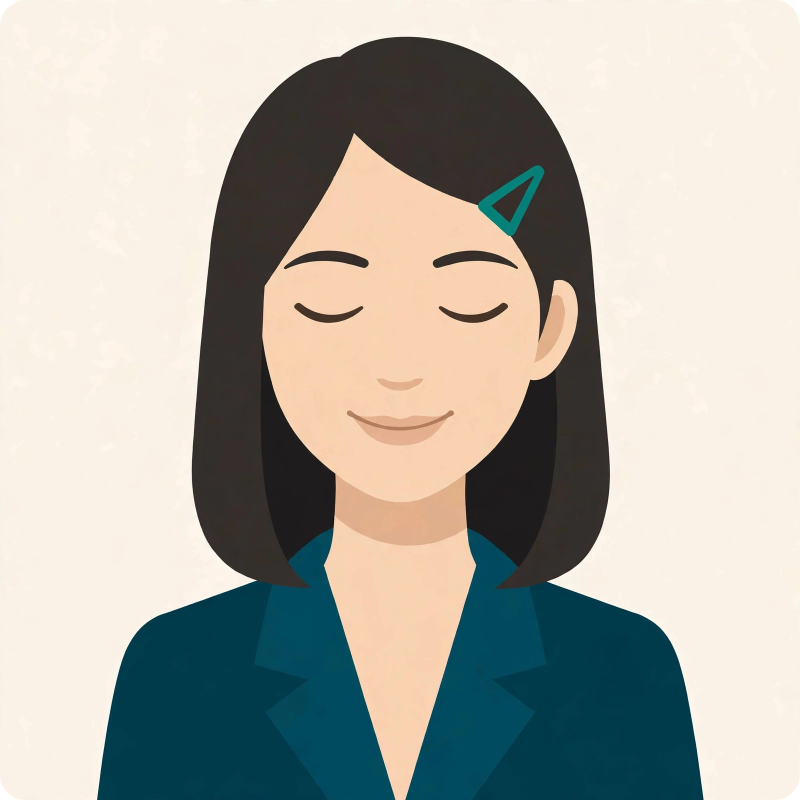
#> input picture media-generation-alice-avatar-blink-0-43e00e73-649a-43db-93e0-f0545296eed1.png, 1600 x 1600 px, given in place of avatar.png, which was not available (shown at 1/2 size)
$ python make_frames2.py
#> lines starting #> are read from the running program, lines starting #| are printed output that depends on the picture; after the words box and inside, x2 and y2 are one past the last pixel; in counts of white or black regions, pixels touching at a corner belong together
from PIL import Image, ImageDraw, ImageFilter
from collections import deque
import numpy as np, glob

B = '/home/hatch/workspace/butler-build/'
def cutout(path):
    src = Image.open(path).convert('RGB').resize((512, 512))
    w, h = src.size
#> w = 512; h = 512
    arr = np.asarray(src).astype(int)
    bg = arr[0, 0].copy()
#> bg = [255, 255, 255]
    cand = np.abs(arr - bg).sum(axis=2) < 60
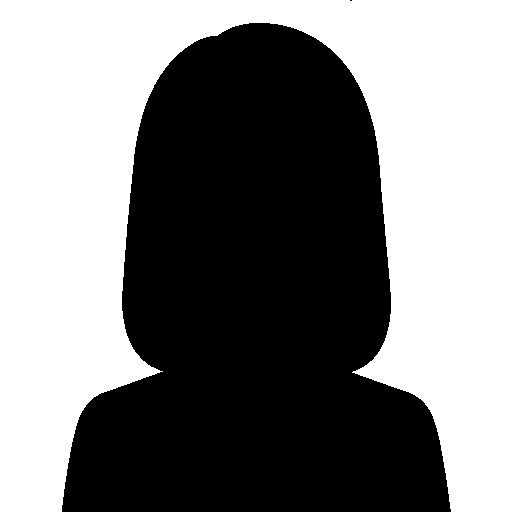
#> cand: shape (512, 512) bool; 50.8% white; 2 black regions (1 under 20 px), largest, box (x1, y1, x2, y2) and area: (62, 23, 451, 512) 129076
    mask = np.zeros((h, w), dtype=bool)
    dq = deque()
    for x in range(w):
        for y in (0, h-1):
            if cand[y, x] and not mask[y, x]: mask[y, x] = True; dq.append((y, x))
#> mask: shape (512, 512) bool; 0.24% white in thin lines or dots
    for y in range(h):
        for x in (0, w-1):
            if cand[y, x] and not mask[y, x]: mask[y, x] = True; dq.append((y, x))
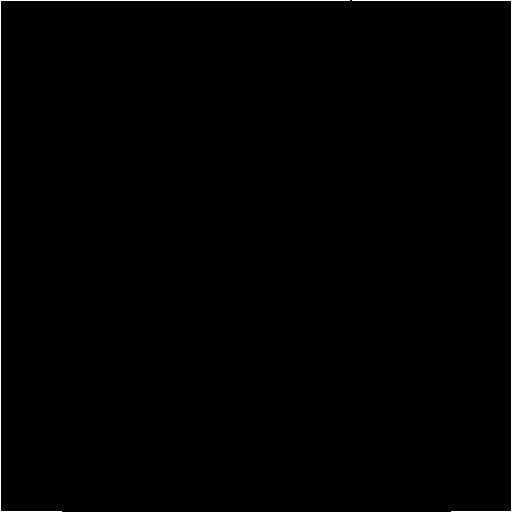
#> mask: shape (512, 512) bool; 0.63% white in thin lines or dots
    while dq:
        y, x = dq.popleft()
        for dy, dx in ((1,0),(-1,0),(0,1),(0,-1)):
            ny, nx = y+dy, x+dx
            if 0 <= ny < h and 0 <= nx < w and cand[ny, nx] and not mask[ny, nx]:
                mask[ny, nx] = True; dq.append((ny, nx))
    alpha = np.where(mask, 0, 255).astype(np.uint8)
    aimg = Image.fromarray(alpha, 'L').filter(ImageFilter.GaussianBlur(1.2))
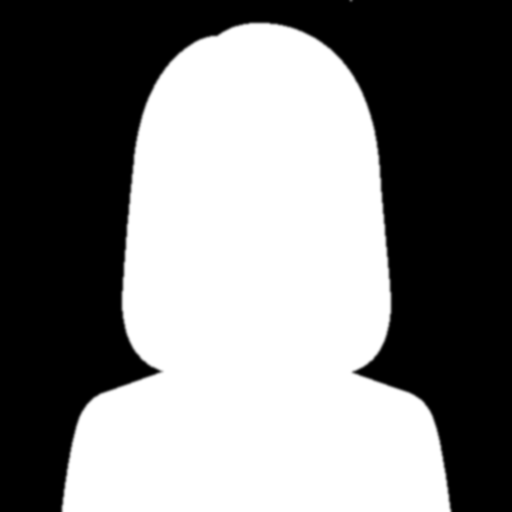
#> aimg: PIL image 512x512 L; min 0, max 255, mean 125.6
    rgba = src.convert('RGBA'); rgba.putalpha(aimg)
    return rgba.crop(aimg.getbbox())

def sticker(im):
    cw, chh = im.size
#> cw = 395; chh = 512
    padX, padTop, strip = 26, 20, 40
    W, H = cw + padX*2, chh + padTop + strip
#> W = 447; H = 572
    canvas = Image.new('RGBA', (W, H), (255, 0, 255, 255))
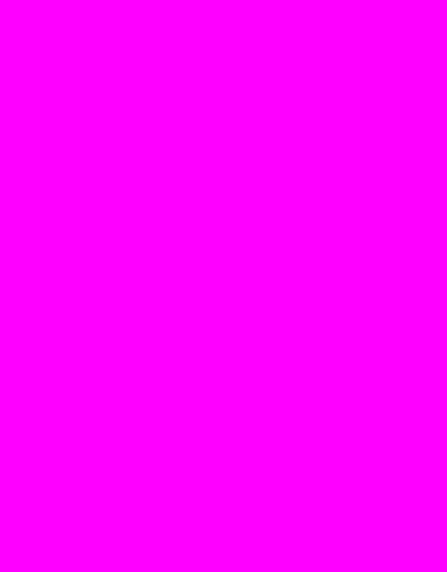
#> canvas: PIL image 447x572 RGBA; mean R, G, B, A 255, 0, 255, 255
    dr = ImageDraw.Draw(canvas)
    dr.rounded_rectangle([2, 2, W-3, H-3], radius=34, fill=(255,255,255,255), outline=(216,208,196,255), width=3)
    canvas.paste(im, (padX, padTop), im)
    return canvas

def flip(im): return im.transpose(Image.FLIP_LEFT_RIGHT)
#> returned value: PIL image 447x572 RGBA
def tilt(im, deg): return im.rotate(deg, resample=Image.BICUBIC, fillcolor=(255,0,255,255))
#> called with deg = -5

char = cutout(B + 'avatar.png')
blink_path = glob.glob(B + 'media-generation-alice-avatar-blink-*.png')[0]
blink_char = cutout(blink_path)
base = sticker(char); blinkS = sticker(blink_char)
outs = {
    'pet.png': base, 'pet-flip.png': flip(base),
    'pet-blink.png': blinkS, 'pet-blink-flip.png': flip(blinkS),
    'pet-tiltr.png': tilt(base, -5), 'pet-tiltl.png': tilt(base, 5),
    'pet-tiltr-flip.png': flip(tilt(base, -5)), 'pet-tiltl-flip.png': flip(tilt(base, 5)),
}
#> in flip (call 4), `def flip(im): return im.transpose(Image.FLIP_LEFT_RIGHT)`:
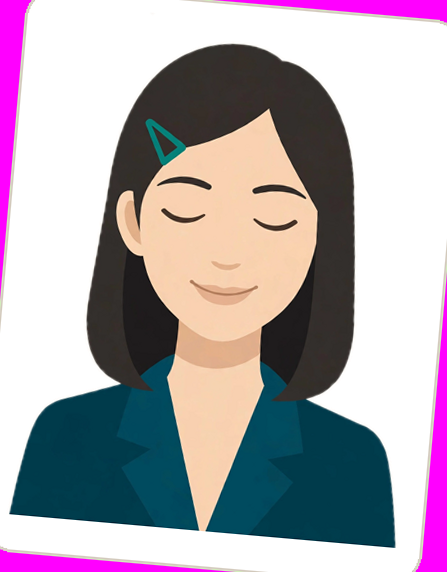
#> returned value: PIL image 447x572 RGBA; mean R, G, B, A 174.3, 165.2, 174.8, 254.1; transparent parts drawn white
for name, im in outs.items():
    im.save(B + 'AliceButler/assets/' + name)
#> this loop made 8 passes
#> name on passes 1 to 8: 'pet.png', 'pet-flip.png', 'pet-blink.png', 'pet-blink-flip.png', 'pet-tiltr.png', 'pet-tiltl.png', 'pet-tiltr-flip.png', 'pet-tiltl-flip.png'
print('frames regenerated:', ', '.join(outs.keys()))
#| frames regenerated: pet.png, pet-flip.png, pet-blink.png, pet-blink-flip.png, pet-tiltr.png, pet-tiltl.png, pet-tiltr-flip.png, pet-tiltl-flip.png
prev = Image.new('RGBA', blinkS.size, (90,96,106,255)); prev.paste(blinkS, (0,0), blinkS)
#> after `prev = Image.new('RGBA', blinkS.size, (90, 96, 106, 255))`:
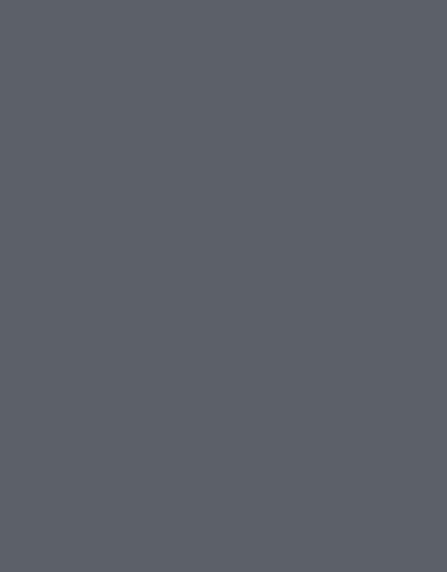
#> prev: PIL image 447x572 RGBA; mean R, G, B, A 90, 96, 106, 255
prev.convert('RGB').save(B + 'pet-blink-preview.png')
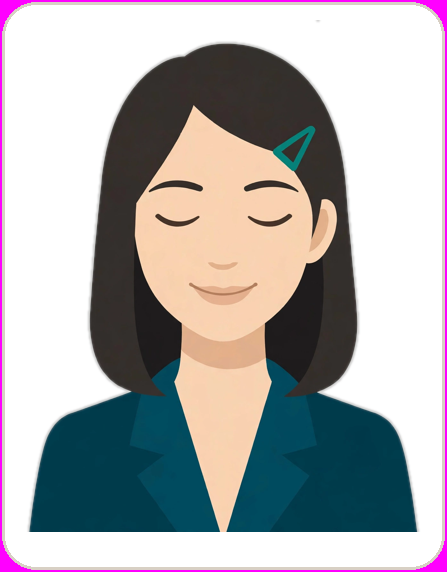
#> saved as pet-blink-preview.png: PIL image 447x572 RGB; mean R, G, B 173.8, 172.2, 174.2
print('preview ok')
